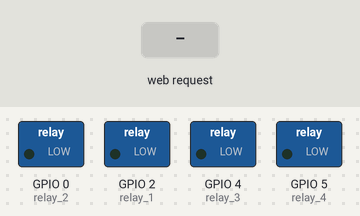
Bench run of a sketch on a simulated ESP8266 (NodeMCU). Shown: switched loads named in the sketch (green lamp = pin HIGH). Inputs (shaded band) come from the test bench. WiFi joins after 1.5 s; servers stay silent unless stated; what the sketch prints to the serial monitor is not drawn.

Above: at 2.7 s.
2.8 s: HTTP request GET /relay1=ON received
At 3.6 s:
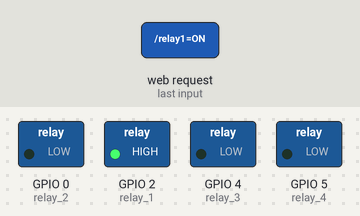
4.3 s: HTTP request GET /relay2=ON received
At 4.7 s:
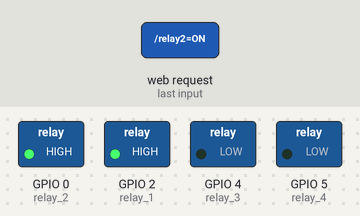
5.8 s: HTTP request GET /relay1=OFF received
At 7.0 s:
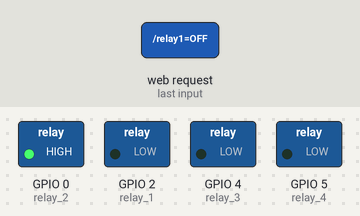
7.3 s: HTTP request GET /relay3=ON received
At 8.2 s:
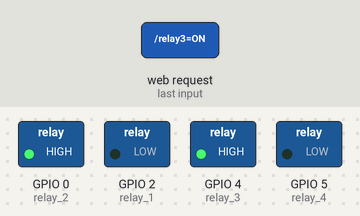
8.8 s: HTTP request GET /relay2=OFF received
At 9.3 s:
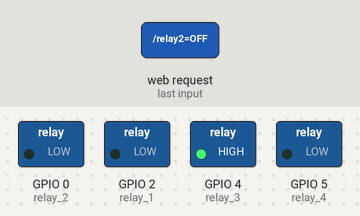
10.3 s: HTTP request GET /relay4=ON received
At 11.6 s:
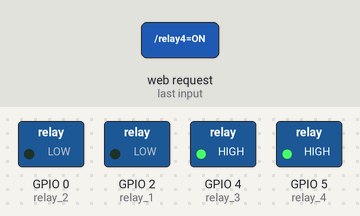
Timing chart, 0 to 12.8 s (numbered marks = the images above; inputs shaded):
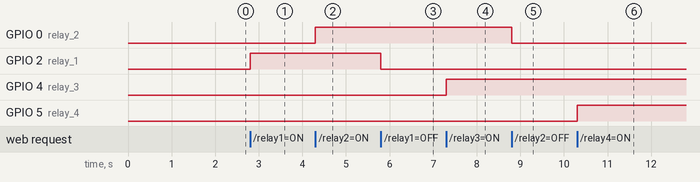

The sketch:

coderelay.ino
```cpp
#include <ESP8266WiFi.h>

const char* ssid = "freebox_GEMGOB";
const char* password = "38213B6FB0";
int photocellPin = 0;
int photocellReading;
int relay_1 = 2; // GPIO2
int relay_2 = 0; // GPIO0
int relay_3 = 4; // GPIO4
int relay_4 = 5; // GPIO5
WiFiServer server(80);

void setup() {
Serial.begin(115200);
delay(10);

pinMode(relay_1, OUTPUT);
digitalWrite(relay_1, LOW);

pinMode(relay_2, OUTPUT);
digitalWrite(relay_2, LOW);

pinMode(relay_3, OUTPUT);
digitalWrite(relay_3, LOW);

pinMode(relay_4, OUTPUT);
digitalWrite(relay_4, LOW);

// connection au SSID
Serial.println();
Serial.println();
Serial.print("Connecting to ");
Serial.println(ssid);

WiFi.begin(ssid, password);

while (WiFi.status() != WL_CONNECTED) {
delay(500);
Serial.print(".");
}
Serial.println("");
Serial.println("WiFi connected");

// mise ne place du serveur
server.begin();
Serial.println("Server started");

// vous affiche au moniteur serie l'adress ip du module
Serial.print("Use this URL to connect: ");
Serial.print("http://");
Serial.print(WiFi.localIP());
Serial.println("/");

}

void loop() {
// Check if a client has connected

WiFiClient client = server.available();
if (!client) {
return;
}

// Wait until the client sends some data
Serial.println("new client");
while(!client.available()){
delay(1);
}

// Read the first line of the request
String request = client.readStringUntil('\r');
Serial.println(request);
client.flush();

// Match the request

int value1 = LOW;
int value2 = LOW;
int value3 = LOW;
int value4 = LOW;
if (request.indexOf("/relay1=ON") != -1) {
digitalWrite(relay_1, HIGH);
value1 = HIGH;
}
if (request.indexOf("/relay1=OFF") != -1) {
digitalWrite(relay_1, LOW);
value1 = LOW;
}

if (request.indexOf("/relay2=ON") != -1) {
digitalWrite(relay_2, HIGH);
value2 = HIGH;
}
if (request.indexOf("/relay2=OFF") != -1) {
digitalWrite(relay_2, LOW);
value2 = LOW;
}

if (request.indexOf("/relay3=ON") != -1) {
digitalWrite(relay_3, HIGH);
value3 = HIGH;
}
if (request.indexOf("/relay3=OFF") != -1) {
digitalWrite(relay_3, LOW);
value3 = LOW;
}

if (request.indexOf("/relay4=ON") != -1) {
digitalWrite(relay_4, HIGH);
value4 = HIGH;
}
if (request.indexOf("/relay4=OFF") != -1) {
digitalWrite(relay_4, LOW);
value4 = LOW;
}

// Set ledPin according to the request
//digitalWrite(ledPin, value);

// Return the response
client.println("HTTP/1.1 200 OK");
client.println("Content-Type: text/html");
client.println(""); // do not forget this one
client.println("<!DOCTYPE HTML>");
client.println("<html>");

client.println("le relai 1 est: ");

if(value1 == HIGH) {
client.print("Allumé");
} else {
client.print("Eteint");
}
client.println("<br><br>");
client.println("Cliquez <a href=\"/relay1=ON\">ICI</a> pour allumer le relai 1 <br>");
client.println("Cliquez <a href=\"/relay1=OFF\">ICI</a> pour eteindre le relai 1 <br>");
client.println("<br><br>");

client.println("le relai 2 est: ");
if(value2 == HIGH) {
client.print("Allumé");
} else {
client.print("Eteint");
}client.println("<br><br>");
client.println("Cliquez <a href=\"/relay2=ON\">ICI</a> pour allumer le relai 2 <br>");
client.println("Cliquez <a href=\"/relay2=OFF\">ICI</a> pour eteindre le relai 2 <br>");
client.println("<br><br>");

client.println("le relaie 3 est: ");
if(value3 == HIGH) {
client.print("Allumé");
} else {
client.print("Eteint");
}
client.println("<br><br>");
client.println("Cliquez <a href=\"/relay3=ON\">ICI</a> pour allumer le relai 3 <br>");
client.println("Cliquez <a href=\"/relay3=OFF\">ICI</a> pour eteindre le relai 3 <br>");
client.println("<br><br>");

client.println("le relaie 4 est: ");
if(value4 == HIGH) {
client.println("Allumé");
} else {
client.println("Eteint");
}
client.println("<br><br>");
client.println("Cliquez <a href=\"/relay4=ON\">ICI</a> pour allumer le relaie 4 <br>");
client.println("Cliquez <a href=\"/relay4=OFF\">ICI</a> pour eteindre le relaie 4 <br>");
client.println("</html>");


delay(1);
Serial.println("Client disonnected");
Serial.println("");}
```

Measured:
- after the input at 2.8 s, GPIO 2 (relay_1): LOW → HIGH at once
- after the input at 4.3 s, GPIO 0 (relay_2): LOW → HIGH at once
- after the input at 5.8 s, GPIO 2 (relay_1): HIGH → LOW at once
- after the input at 7.3 s, GPIO 4 (relay_3): LOW → HIGH at once
- after the input at 8.8 s, GPIO 0 (relay_2): HIGH → LOW at once
- after the input at 10.3 s, GPIO 5 (relay_4): LOW → HIGH at once
